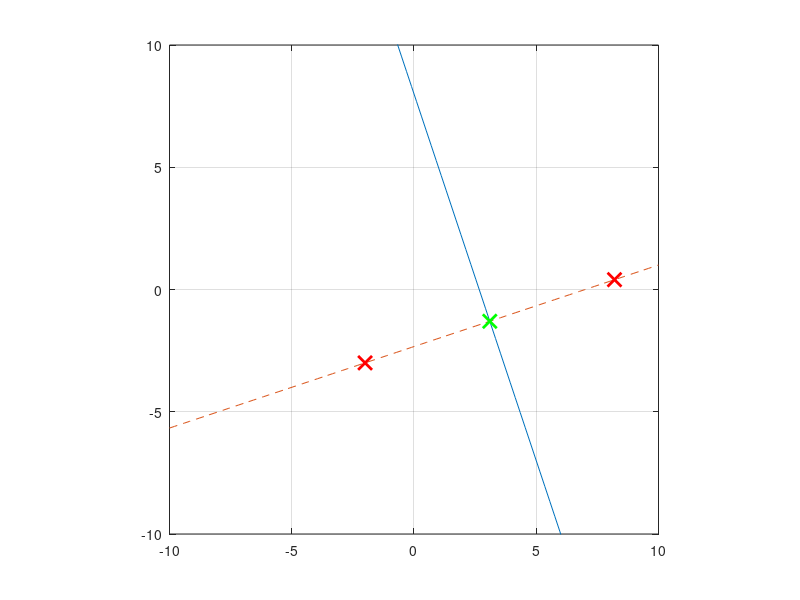

Write MATLAB code to recreate this figure.
% defining the line
P1 = [2, 2];
P2 = [1, 5];

% point to mirror
P = [-2,-3];

% calculate line coeffs
DIF = P1 - P2;
A = DIF(2);
B = -DIF(1);
C = -A*P1(1) - B*P1(2);

% find coeffs for perpendicular line
D = B;
E = -A;
F = -D*P(1) - E*P(2);

% mx + b form
m1 = -A/B;
b1 = -C/B;
m2 = -D/E;
b2 = -F/E;

% intersection point coordinates
P_int(1) = (b2 - b1)/(m1 - m2);
P_int(2) = m1 *  P_int(1) + b1;

% mirrored point coordinates
P_m(1) = P_int(1) + (P_int(1) - P(1));
P_m(2) = P_int(2) + (P_int(2) - P(2));


X = linspace(-10,10,100);

close all
plot(X, m1*X + b1);  % original line
hold on
plot(X, m2*X + b2, '--');  % perpendicular line
plot(P(1),P(2),'rx','MarkerSize',10,'LineWidth',2);  % point
plot(P_int(1),P_int(2),'gx','MarkerSize',10,'LineWidth',2);  % Intersect point
plot(P_m(1),P_m(2),'rx','MarkerSize',10,'LineWidth',2);  % mirrored point
% quiver(P2(1),P2(2),A,B,0);  % line normal vector
grid on;
xlim([-10 10]);
ylim([-10 10]);
axis square